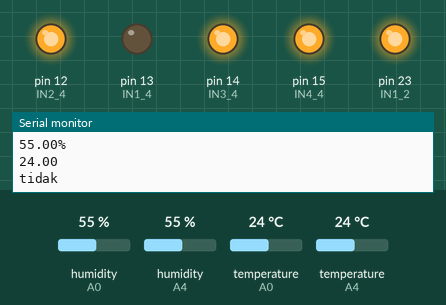
Recording of a sketch running on a simulated Arduino Mega 2560, built with avr-gcc and run on an emulated ATmega2560. On the bench: output pins drawn as LEDs (lit = HIGH), the last lines printed to the serial monitor. The test bench sets the inputs (shaded band); at power-on: humidity (sensors on A0, A4) 55 %, temperature (sensors on A0, A4) 24 °C.

Above: at 4.9 s.
5.0 s: humidity (sensor on A0) set to 84 %
8.1 s: humidity (sensor on A0) set to 87 %
At 8.9 s:
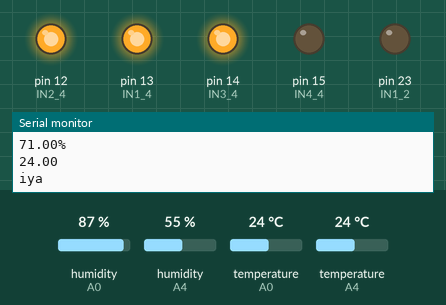
11.2 s: humidity (sensor on A0) set to 22 %
At 12.8 s:
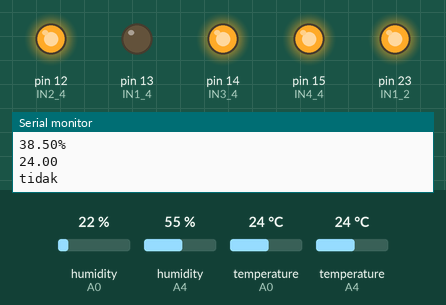
14.3 s: humidity (sensor on A0) set to 88 %
At 15.4 s:
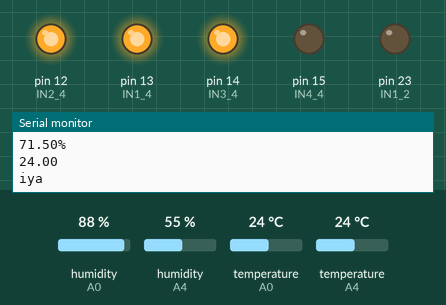
Timing chart, 0 to 17.3 s (numbered marks = the images above; inputs shaded):
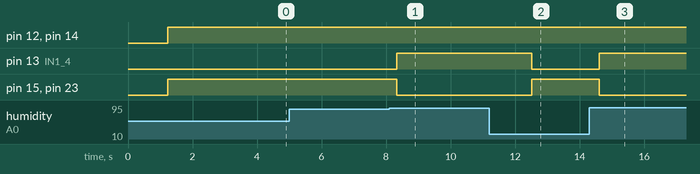

The sketch:

sub_dht.ino
```cpp
// //=================================== TES SUBSISTEM SUHU ======================================

// //peltier + pompa / kipas radiator(23) + kipas peltier

// #include "DHT.h"
// #include <SoftwareSerial.h>
// #define DHTPIN A0
// #define DHTPIN1 30
// #define DHTTYPE DHT22

// DHT dht(DHTPIN, DHTTYPE);
// DHT dht1(DHTPIN1, DHTTYPE);
// SoftwareSerial lcd(3, 2);

// const int KipasLV1 = 8;
// const int KipasLV2 = 9;
// const int IN1_4 = 13;
// const int IN2_4 = 12;
// const int IN3_4 = 14;  // MISTX4
// const int IN4_4 = 15;
// const int IN1_2 = 23;  // PELTIERKIPAS
// const int IN2_2 = 22;  // POMPA+RADIATOR
// const int IN1_1 = A6;  // RELAYPELTIER

// float h;
// float t;
// float h1;
// float t1;

// unsigned long interval = 0;
// unsigned long varial = 0;

// struct Modetanamanhias {
//   int kelembaband;
//   float suhud;
// };

// Modetanamanhias miodeterpilikh;

// void display() {

//   if (millis() - varial > 1000) {

//     lcd.print("t4.txt=\"");
//     lcd.print(miodeterpilikh.suhud, 1);
//     lcd.print("`C");
//     lcd.print("\"");
//     lcd.write(0xff);
//     lcd.write(0xff);
//     lcd.write(0xff);

//     lcd.print("t6.txt=\"");
//     lcd.print(miodeterpilikh.kelembaband);
//     lcd.print("%");
//     lcd.print("\"");
//     lcd.write(0xff);
//     lcd.write(0xff);
//     lcd.write(0xff);
//     varial = millis();
//   }
// }

// void readDHT() {
//   if (millis() - interval > 2000) {
//     h = dht.readHumidity();
//     t = dht.readTemperature();
//     h1 = dht1.readHumidity();
//     t1 = dht1.readTemperature();
//     interval = millis();  // Reset interval setelah membaca sensor
//   }
// }

// void runningSystem() {

//   if (miodeterpilikh.kelembaband < 40) {

//     digitalWrite(IN1_4, LOW);
//     digitalWrite(IN2_4, LOW);
//     digitalWrite(IN3_4, LOW);
//     digitalWrite(IN4_4, HIGH);
//     digitalWrite(IN1_2, HIGH);
//   } else {
//     digitalWrite(IN1_4, LOW);
//     digitalWrite(IN2_4, HIGH);
//     digitalWrite(IN3_4, HIGH);
//     digitalWrite(IN4_4, LOW);
//     digitalWrite(IN1_2, LOW);
//   }
// }

// void setup() {
//   Serial.begin(9600);
//   Serial.println(F("DHTxx test!"));
//   lcd.begin(9600);
//   dht.begin();
//   dht1.begin();

//   pinMode(IN3_4, OUTPUT);  // MISTX4
//   pinMode(IN1_2, OUTPUT);  // PELTIERKIPAS
// }

// void loop() {

//   readDHT();
//   display();

//   miodeterpilikh.kelembaband = (h + h1) / 2;
//   miodeterpilikh.suhud = (t + t1) / 2;
//   runningSystem();

//   delay(200);
// }

//=================================== TES SUBSISTEM SUHU ======================================

//peltier + pompa / kipas radiator(23) + kipas peltier

#include "DHT.h"
#include <SoftwareSerial.h>
#define DHTPIN A0
#define DHTPIN1 A4
#define DHTTYPE DHT22

DHT dht(DHTPIN, DHTTYPE);
DHT dht1(DHTPIN1, DHTTYPE);
SoftwareSerial lcd(3,2);

const int KipasLV1 = 8;
const int KipasLV2 = 9;
const int IN1_4 = 13;
const int IN2_4 = 12;
const int IN3_4 = 14; // MISTX4
const int IN4_4 = 15;
const int IN1_2 = 23; // PELTIERKIPAS
const int IN2_2 = 22; // POMPA+RADIATOR
const int IN1_1 = A6; // RELAYPELTIER

float h;
float t;
float h1;
float t1;
float htot;
float ttot;

unsigned long interval = 0;
unsigned long varial = 0;
unsigned long status = 0;

struct Modetanamanhias {
  int kelembaband;
  float suhud;
};

Modetanamanhias miodeterpilikh;

void display(){

  htot = (h + h1) / 2.0;
  ttot = (t + t1) / 2.0;
  if(millis() - varial > 1000){

      lcd.print("t4.txt=\"");
    lcd.print(ttot,1);
    lcd.print("`C");
    lcd.print("\"");
    lcd.write(0xff);
    lcd.write(0xff);
    lcd.write(0xff);

      lcd.print("t6.txt=\"");
    lcd.print(htot,1);
    lcd.print("%");
    lcd.print("\"");
    lcd.write(0xff);
    lcd.write(0xff);
    lcd.write(0xff);
    varial = millis();

  }

}

void readDHT() {
  if (millis() - interval > 2000) {
    h = dht.readHumidity();
    t = dht.readTemperature();
    h1 = dht1.readHumidity();
    t1 = dht1.readTemperature();
    interval = millis(); // Reset interval setelah membaca sensor
  }
}

void runningSystem(Modetanamanhias &varialnya) {


  if(millis() - status > 1000){
    Serial.println(htot + String("%"));
    Serial.println(ttot);
      if (htot > varialnya.kelembaband) {
    Serial.println("iya");
    digitalWrite(IN1_4, HIGH);
    digitalWrite(IN2_4, HIGH);
    digitalWrite(IN3_4, HIGH);
    digitalWrite(IN4_4, LOW);
    digitalWrite(IN1_2, LOW);
    }
     if (htot < varialnya.kelembaband) {
    Serial.println("tidak");
    digitalWrite(IN1_4, LOW);
    digitalWrite(IN2_4, HIGH);
    digitalWrite(IN3_4, HIGH);
    digitalWrite(IN4_4, HIGH);
    digitalWrite(IN1_2, HIGH);
    }
  }

}

void setup() {
  Serial.begin(9600);
  Serial.println(F("DHTxx test!"));
  lcd.begin(9600);
  dht.begin();
  dht1.begin();

  pinMode(IN1_4, OUTPUT);
  pinMode(IN2_4, OUTPUT);
  pinMode(IN3_4, OUTPUT);
  pinMode(IN4_4, OUTPUT);
  pinMode(IN1_2, OUTPUT);

  miodeterpilikh = {70, 30};

}

void loop() {

  readDHT();
  display();

  runningSystem(miodeterpilikh);

  delay(200);

}
```

Measured:
- the behaviour switches between 85 and 86 % on humidity (sensor on A0) (found by bisection; images 0 and 1)
- after the input at 8.1 s, pin 13 (IN1_4): LOW → HIGH after 0.23 s; pin 15 (IN4_4), pin 23 (IN1_2): HIGH → LOW after 0.23 s
- after the input at 11.2 s, pin 13 (IN1_4): HIGH → LOW after 1.3 s; pin 15 (IN4_4), pin 23 (IN1_2): LOW → HIGH after 1.3 s
- after the input at 14.3 s, pin 13 (IN1_4): LOW → HIGH after 0.31 s; pin 15 (IN4_4), pin 23 (IN1_2): HIGH → LOW after 0.31 s
